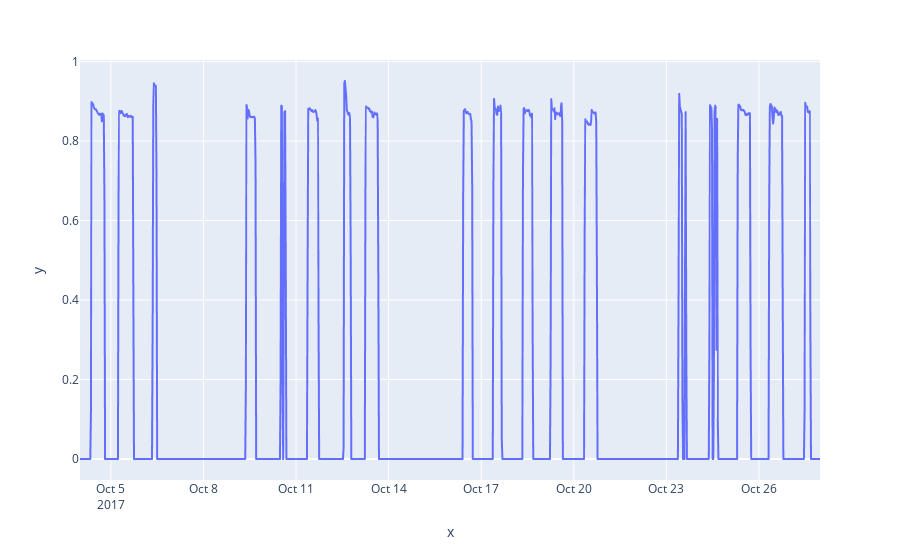

The cell this chart's notebook holds for it:
### Code cell
px.line(x=df.index, y=df.kw)

### Figure 1 — Plotly figure (JSON) as saved in the notebook; plotly's stock layout.template omitted (floating-point values rounded to 4 significant figures; data arrays with more than 128 entries replaced by an {"elided": "..."} marker saying what was removed)
{"data": [{"hovertemplate": "x=%{x}<br>y=%{y}<extra></extra>", "legendgroup": "", "line": {"color": "#636efa", "dash": "solid"}, "marker": {"symbol": "circle"}, "mode": "lines", "name": "", "showlegend": false, "type": "scattergl", "x": {"elided": "1152 str values"}, "xaxis": "x", "y": {"elided": "1152 float values"}, "yaxis": "y"}], "layout": {"legend": {"tracegroupgap": 0}, "margin": {"t": 60}, "xaxis": {"anchor": "y", "domain": [0, 1], "title": {"text": "x"}}, "yaxis": {"anchor": "x", "domain": [0, 1], "title": {"text": "y"}}}}
